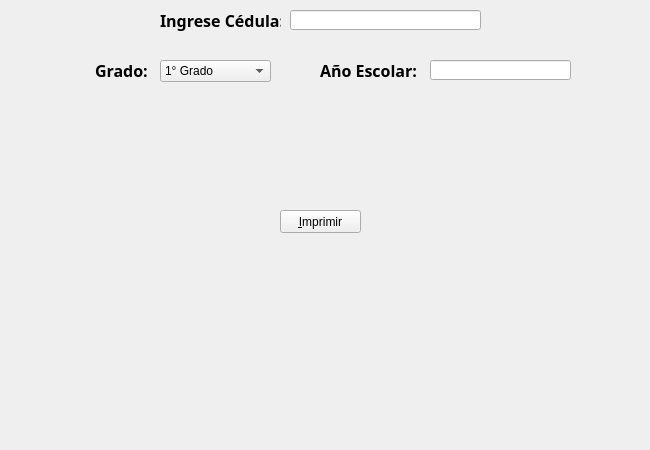
<?xml version="1.0" encoding="UTF-8"?>
<ui version="4.0">
 <class>FormSolvencia</class>
 <widget class="QWidget" name="FormSolvencia">
  <property name="geometry">
   <rect>
    <x>0</x>
    <y>0</y>
    <width>650</width>
    <height>450</height>
   </rect>
  </property>
  <property name="minimumSize">
   <size>
    <width>650</width>
    <height>450</height>
   </size>
  </property>
  <property name="maximumSize">
   <size>
    <width>650</width>
    <height>450</height>
   </size>
  </property>
  <property name="windowTitle">
   <string>Form</string>
  </property>
  <widget class="QLabel" name="lblCedula">
   <property name="geometry">
    <rect>
     <x>160</x>
     <y>10</y>
     <width>121</width>
     <height>21</height>
    </rect>
   </property>
   <property name="font">
    <font>
     <family>Baskerville Old Face</family>
     <pointsize>12</pointsize>
     <weight>75</weight>
     <bold>true</bold>
    </font>
   </property>
   <property name="text">
    <string>Ingrese Cédula: </string>
   </property>
  </widget>
  <widget class="QLineEdit" name="lineEditCedula">
   <property name="geometry">
    <rect>
     <x>290</x>
     <y>10</y>
     <width>191</width>
     <height>20</height>
    </rect>
   </property>
  </widget>
  <widget class="QLabel" name="lblGrado">
   <property name="geometry">
    <rect>
     <x>95</x>
     <y>60</y>
     <width>61</width>
     <height>21</height>
    </rect>
   </property>
   <property name="font">
    <font>
     <family>Baskerville Old Face</family>
     <pointsize>12</pointsize>
     <weight>75</weight>
     <bold>true</bold>
    </font>
   </property>
   <property name="text">
    <string>Grado: </string>
   </property>
  </widget>
  <widget class="QLabel" name="lblPeriodo">
   <property name="geometry">
    <rect>
     <x>320</x>
     <y>60</y>
     <width>101</width>
     <height>21</height>
    </rect>
   </property>
   <property name="font">
    <font>
     <family>Baskerville Old Face</family>
     <pointsize>12</pointsize>
     <weight>75</weight>
     <bold>true</bold>
    </font>
   </property>
   <property name="text">
    <string>Año Escolar: </string>
   </property>
  </widget>
  <widget class="QComboBox" name="comboBoxGrado">
   <property name="geometry">
    <rect>
     <x>160</x>
     <y>60</y>
     <width>111</width>
     <height>22</height>
    </rect>
   </property>
   <item>
    <property name="text">
     <string>1° Grado</string>
    </property>
   </item>
   <item>
    <property name="text">
     <string>2° Grado</string>
    </property>
   </item>
   <item>
    <property name="text">
     <string>3° Grado</string>
    </property>
   </item>
   <item>
    <property name="text">
     <string>4° Grado</string>
    </property>
   </item>
   <item>
    <property name="text">
     <string>5° Grado</string>
    </property>
   </item>
   <item>
    <property name="text">
     <string>6° Grado</string>
    </property>
   </item>
   <item>
    <property name="text">
     <string>7° Grado</string>
    </property>
   </item>
   <item>
    <property name="text">
     <string>8° Grado</string>
    </property>
   </item>
   <item>
    <property name="text">
     <string>9° Grado</string>
    </property>
   </item>
  </widget>
  <widget class="QLineEdit" name="lineEditPeriodo">
   <property name="geometry">
    <rect>
     <x>430</x>
     <y>60</y>
     <width>141</width>
     <height>20</height>
    </rect>
   </property>
  </widget>
  <widget class="QPushButton" name="btnSolvencia">
   <property name="geometry">
    <rect>
     <x>280</x>
     <y>210</y>
     <width>81</width>
     <height>23</height>
    </rect>
   </property>
   <property name="text">
    <string>&amp;Imprimir</string>
   </property>
   <property name="icon">
    <iconset resource="recursos.qrc">
     <normaloff>:/images/impresora.png</normaloff>:/images/impresora.png</iconset>
   </property>
  </widget>
 </widget>
 <resources>
  <include location="recursos.qrc"/>
 </resources>
 <connections/>
</ui>
